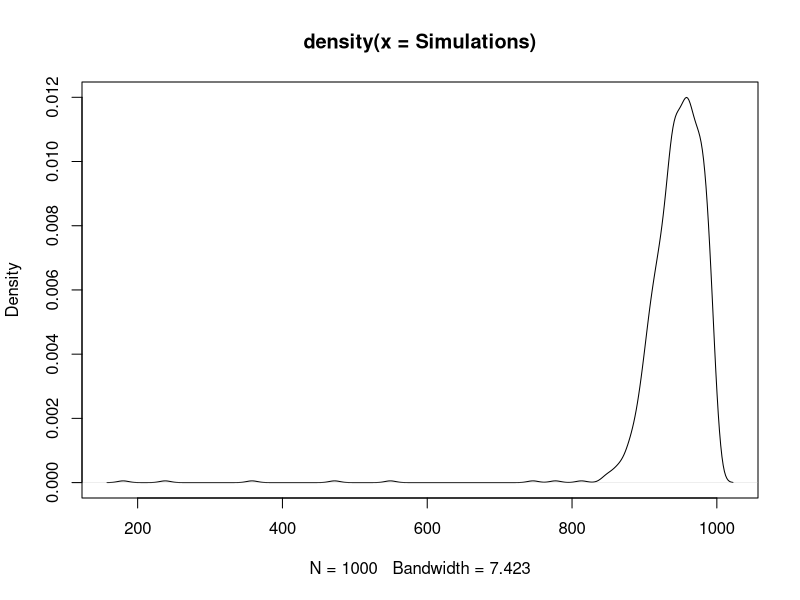
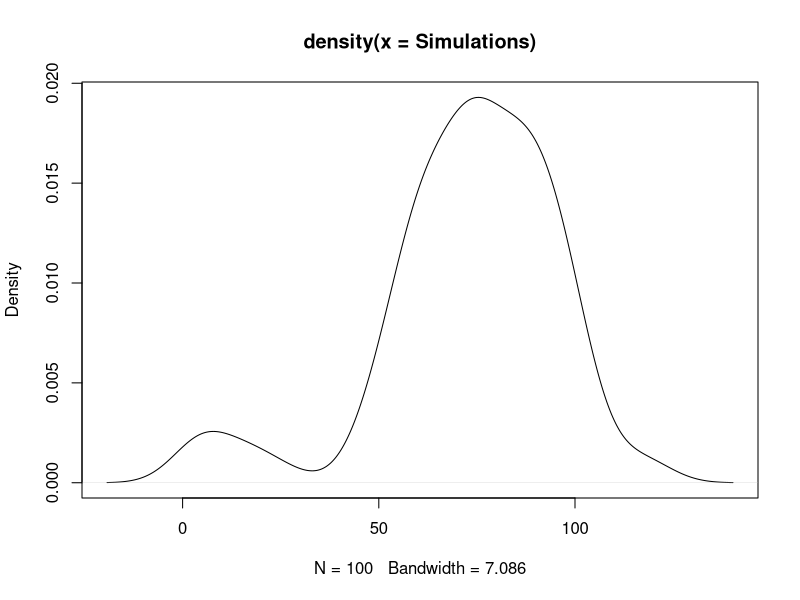

The R source for these figures, in order:
## ---- chunk 1

Simulations <- c() #vector for simualtions

for (s in 1:1000) {
  
  # each loop generates new random environment

P <- list(runif(100,0,1)) # set Probabilities for the coins for 100 machines

P1 <- lapply(P,function(x) 1-x) # set Probabilities for "No coin" for 100 machines

Machines <- setNames(data.frame(P,P1), c("P", "P1")) # Create Data Frame with the machines

Machine <- c(1,0) # 1 = coin, 0 = no coin

picks <- c(1:100) # vecotr with possible machine picks

pulls <- 1001 # number of pulls

coins <- c() # vector for coins

tryCatch(
while(pulls > 0) {
  i <- 0
  pick <- sample(picks, 1)
  picks <- picks[!picks == pick]
  m_coins <- c()
  Machine_prob = 1
  while(Machine_prob >= 0.9) { #Seeks for Machine with high win rate (> 0.9) #TBD could find optimal num. via sampling methods
  i <- i + 1
  pulls <- pulls - 1
  coins[pulls] <- sample(Machine, 1, prob = Machines[pick, ])
  m_coins[i]<-coins[pulls]
  Machine_prob <- (sum(m_coins) / i)}
}, error = function(e) NULL)
#print(sum(coins,na.rm = T))
#if(sum(coins,na.rm = T) < 8000){browser()}
Simulations[s] <- sum(coins,na.rm = T)
}

mean(Simulations) # Average from 100 simulations

plot(density(Simulations))

## ---- chunk 2

Simulations <- c() #vector for simualtions

for (s in 1:100) {
  
  # each loop generates new random environment

P <- list(runif(100,0,0.1)) # set Probabilities for the coins for 100 machines

P1 <- lapply(P,function(x) 1-x) # set Probabilities for "No coin" for 100 machines

Machines <- setNames(data.frame(P,P1), c("P", "P1")) # Create Data Frame with the machines

Machine <- c(1,0) # 1 = coin, 0 = no coin

picks <- c(1:100) # vecotr with possible machine picks

pulls <- 1000 # number of pulls

coins <- c() # vector for coins

tryCatch(
while(pulls > 0) {
  i <- 0
  pulls <- pulls - 1
  pick <- sample(picks, 1)
  picks <- picks[!picks == pick]
  m_coins <- c()
  Machine_prob = 1
  while(Machine_prob >= 0.05) { #Seeks for Machine with high win rate (> 0.05)
  i <- i + 1
  pulls <- pulls - 1
  coins[pulls] <- sample(Machine, 1, prob = Machines[pick, ])
  m_coins[i]<-coins[pulls]
  Machine_prob <- (sum(m_coins) / i)
  }
}, error = function(e) NULL)
print(sum(coins,na.rm = T))
#if(sum(coins,na.rm = T) < 8000){browser()}
Simulations[s] <- sum(coins,na.rm = T)
}

mean(Simulations) # Average from 100 simulations

plot(density(Simulations))

